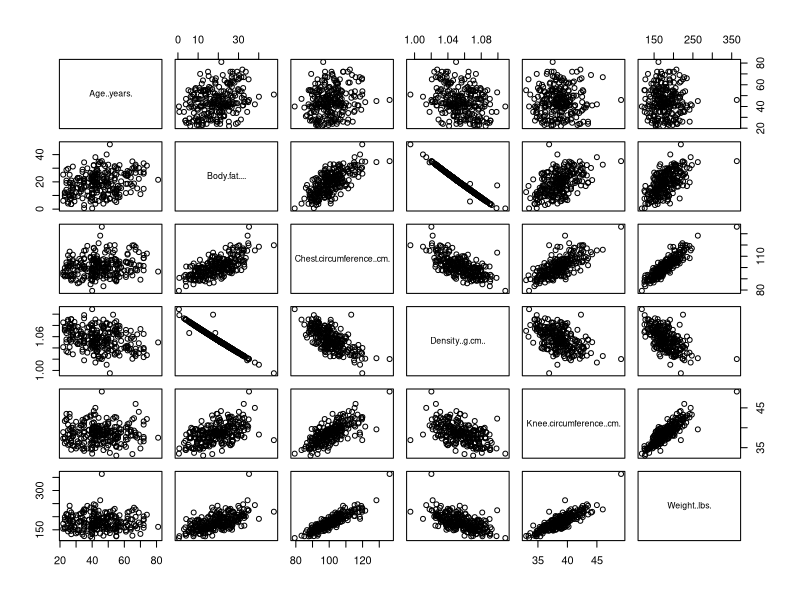
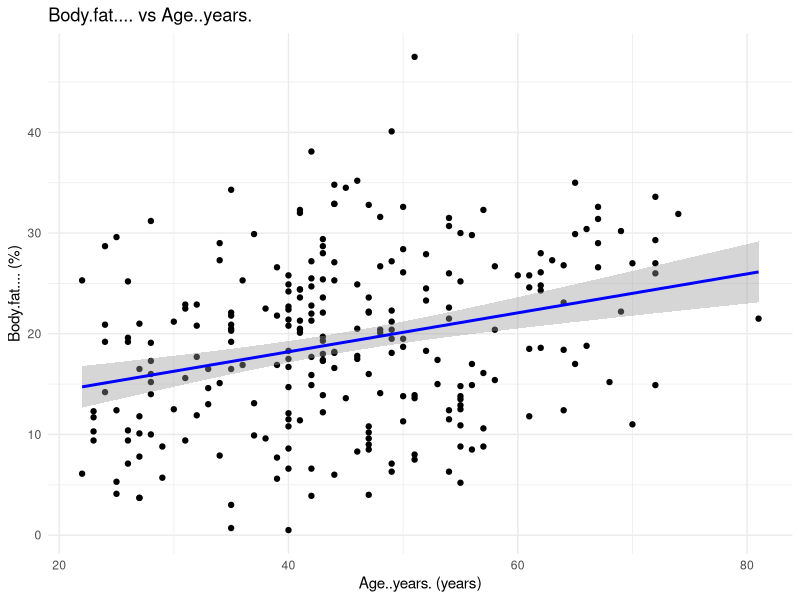
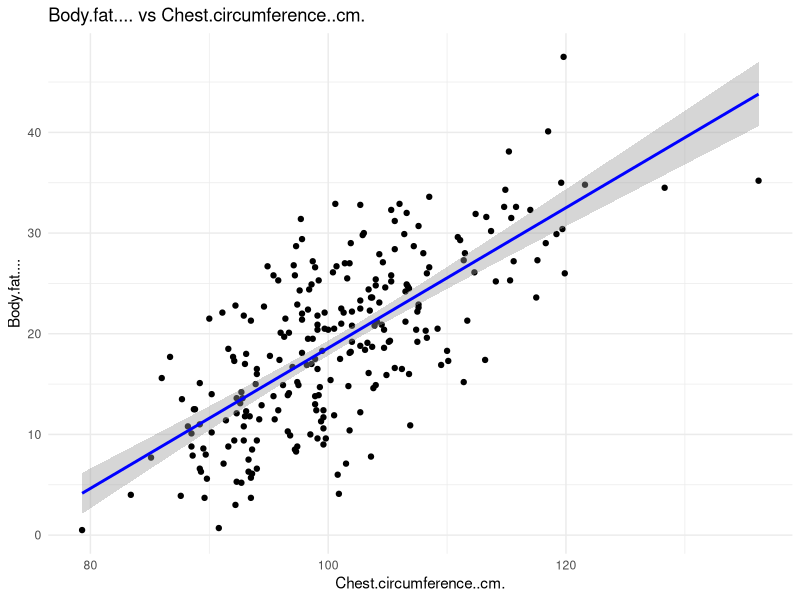
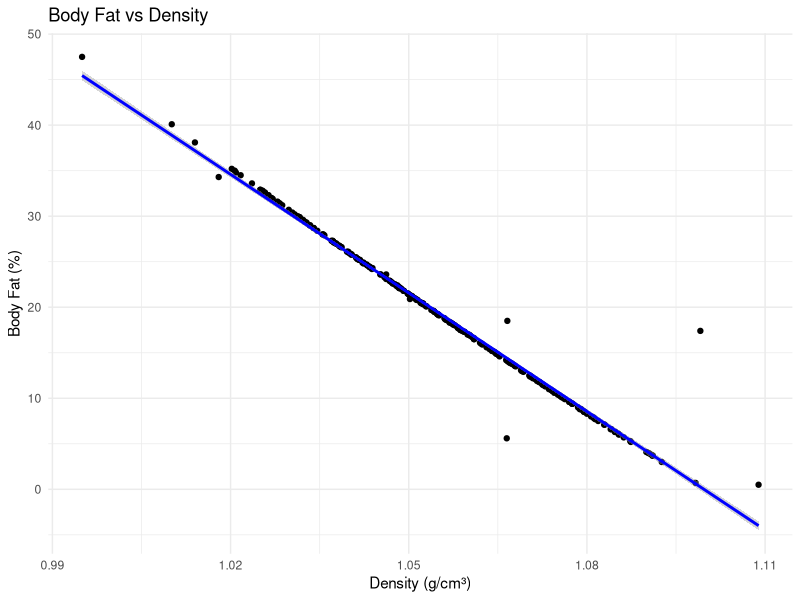
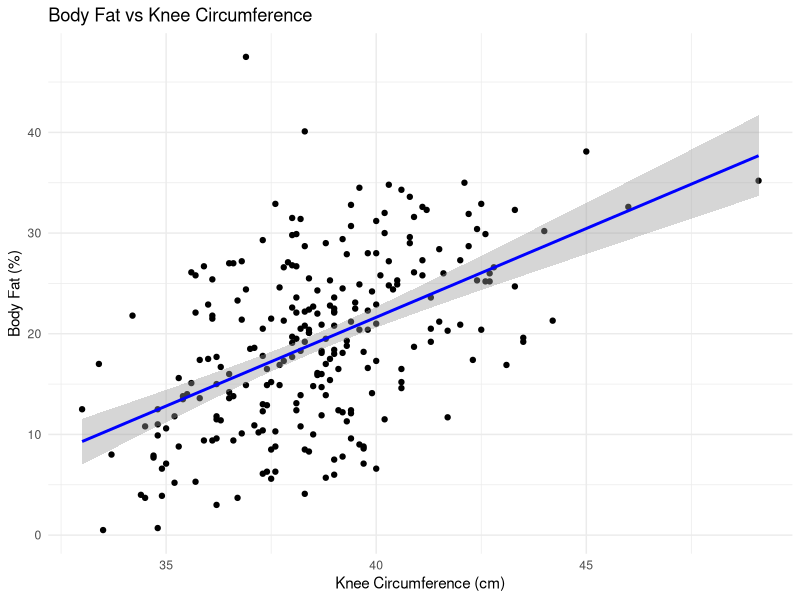
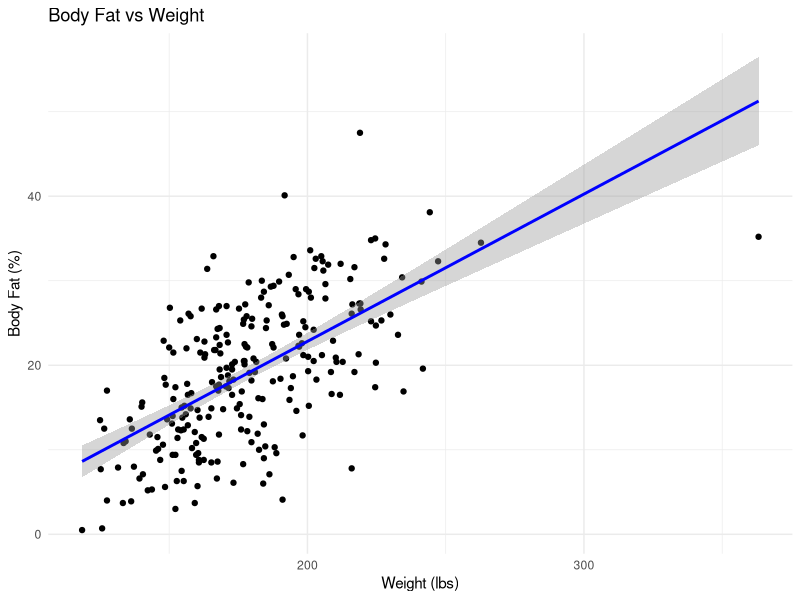
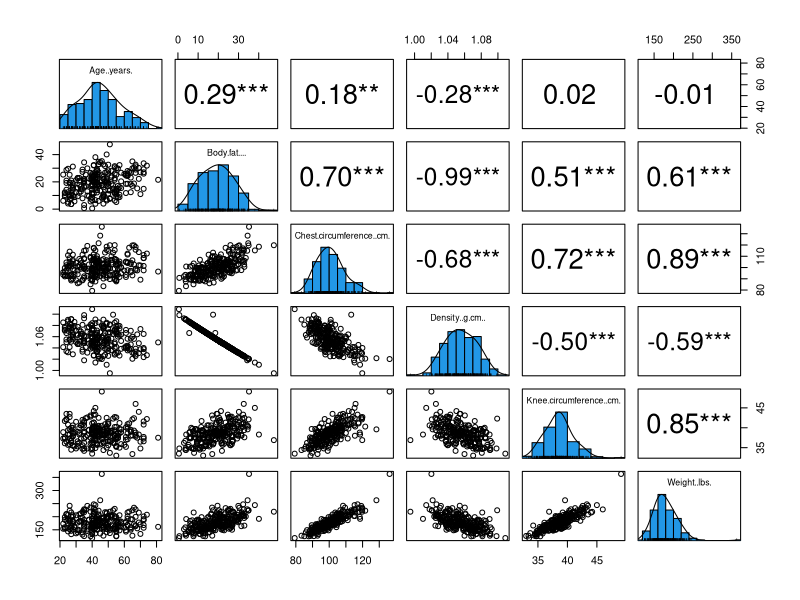
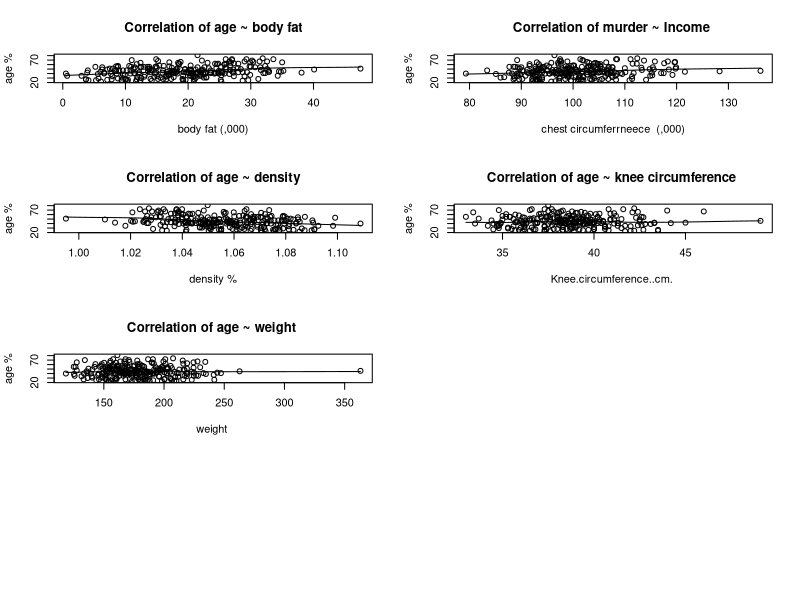

Here is the R script that generated these plots, in order:
library(ggplot2)
library(car)
library(MASS)
library(psych)


install.packages("dplyr")
library(dplyr)


setwd("C:/Users/abhil/OneDrive/Desktop/drivers/predictive-modelling")
data<-read.csv("Dataset_2024.csv")
print(data)
column_names<-names(data)
print(column_names)


pairs(data)

ggplot(data, aes(x = Age..years., y = Body.fat....)) +
  geom_point() +
  geom_smooth(method = "lm", col = "blue") +
  labs(title = "Body.fat.... vs Age..years.", x = "Age..years. (years)", y = "Body.fat.... (%)") +
  theme_minimal()

ggplot(data, aes(x = Chest.circumference..cm., y = Body.fat....)) +
  geom_point() +
  geom_smooth(method = "lm", col = "blue") +
  labs(title = "Body.fat.... vs Chest.circumference..cm.", x = "Chest.circumference..cm.", y = "Body.fat....") +
  theme_minimal()

ggplot(data, aes(x = Density..g.cm.., y = Body.fat....)) +
  geom_point() +
  geom_smooth(method = "lm", col = "blue") +
  labs(title = "Body Fat vs Density", x = "Density (g/cm³)", y = "Body Fat (%)") +
  theme_minimal()

ggplot(data, aes(x = Knee.circumference..cm., y = Body.fat....)) +
  geom_point() +
  geom_smooth(method = "lm", col = "blue") +
  labs(title = "Body Fat vs Knee Circumference", x = "Knee Circumference (cm)", y = "Body Fat (%)") +
  theme_minimal()

ggplot(data, aes(x = Weight..lbs., y = Body.fat....)) +
  geom_point() +
  geom_smooth(method = "lm", col = "blue") +
  labs(title = "Body Fat vs Weight", x = "Weight (lbs)", y = "Body Fat (%)") +
  theme_minimal()

windows(20,10)
pairs.panels(data,
             smooth = FALSE,      # If TRUE, draws loess smooths
             scale = FALSE,      # If TRUE, scales the correlation text font
             density = TRUE,     # If TRUE, adds density plots and histograms
             ellipses = FALSE,    # If TRUE, draws ellipses
             method = "pearson",# Correlation method (also "pearson" or "kendall")
             pch = 21,           # pch symbol
             lm = FALSE,         # If TRUE, plots linear fit rather than the LOESS (smoothed) fit
             cor = TRUE,         # If TRUE, reports correlations
             jiggle = FALSE,     # If TRUE, data points are jittered
             factor = 2,         # Jittering factor
             hist.col = 4,       # Histograms color
             stars = TRUE,       # If TRUE, adds significance level with stars
             ci = TRUE)        # If TRUE, adds confidence intervals


# Examine linearity in more detail using scatter plots



windows(20,12)
par(mfrow= c(4,2))

scatter.smooth(x = data$Body.fat....,
               y = data$Age..years.,
               xlab = "body fat (,000)",
               ylab = "age %", main = "Correlation of age ~ body fat")

scatter.smooth(x = data$Chest.circumference..cm. ,
               y = data$Age..years.,
               xlab = "chest circumferrneece  (,000)",
               ylab = "age %", main = "Correlation of murder ~ Income ")


scatter.smooth(x = data$Density..g.cm..,
               y = data$Age..years.,
               main = "Correlation of age ~ density",
               xlab = "density %",
               ylab = "age %")

scatter.smooth(x = data$Knee.circumference..cm.,
               y = data$Age..years.,
               main = "Correlation of age ~ knee circumference ",
               xlab = "Knee.circumference..cm. ",
               ylab = "age %")

scatter.smooth(x = data$Weight..lbs. ,
               y = data$Age..years.,
               main = "Correlation of age ~ weight ",
               xlab = "weight ",
               ylab = "age %")



# Examining correlation between age and Independent variables


cor(data)

attach(data)
# Examining the other variables
paste("Correlation for age and bodyfat: ", round(cor(Age..years., Body.fat....),2))
paste("Correlation for Age and Chest.circumference: ", round(cor(Age..years., Chest.circumference..cm.),2))
paste("Correlation for Age and density: ", round(cor(Age..years., Density..g.cm..),2))
paste("Correlation for Age and knee circumference: ", round(cor(Age..years., Knee.circumference..cm.),2))
paste("Correlation for Age and weight: ", round(cor(Age..years., Weight..lbs.),2))

# Check for outliers


windows(20,10)
par(mfrow = c(4, 2)) # divide graph area in 3 rows by 2 columns
attach(data)

boxplot(Age..years.,
        main = "Age..years.") # box plot for 'age'

boxplot(Body.fat....,
        main = "Body.fat....") # box plot for 'body fat'

boxplot(Chest.circumference..cm.,
        main = "Chest.circumference..cm.") # box plot for 'chest cirucmnfernce'

boxplot(Density..g.cm..,
        main = "Density..g.cm..") # box plot for 'densityy'


boxplot(Weight..lbs.,
        main = "Weight..lbs.") # box plot for 'weight'


correlation_matrix<-cor(data)
windows(20,16)
corPlot(correlation_matrix)

cor(data$Age..years.,data$Chest.circumference..cm.)
cor(data$Age..years.,data$Body.fat....)
cor(data$Age..years.,data$Weight..lbs.)


##Changing all columns to proper names.
colnames(data)[colnames(data) == "Age..years."] <- "Age (years)"
colnames(data)[colnames(data) == "Body.fat...."] <- "Body fat (%)"
colnames(data)[colnames(data) == "Chest.circumference..cm."] <- "Chest circumference (cm)"
colnames(data)[colnames(data) == "Density..g.cm.."] <- "Density (g/cm)"
colnames(data)[colnames(data) == "Knee.circumference..cm."] <- "Knee circumference (cm)"
colnames(data)[colnames(data) == "Weight..lbs."] <- "Weight (lbs)"


##Calculating min, median, mean and 3ed quartile.
summary(data$"Age (years)")
summary(data$"Body fat (%)")
summary(data$"Chest circumference (cm)")
summary(data$"Density (g/cm)")
summary(data$"Knee circumference (cm)")
summary(data$"Weight (lbs))")

## checking for the linearity of data
library(psych)
windows(20,10)

pairs.panels(data,
             smooth = FALSE,      # If TRUE, draws loess smooths
             scale = FALSE,      # If TRUE, scales the correlation text font
             density = TRUE,     # If TRUE, adds density plots and histograms
             ellipses = FALSE,    # If TRUE, draws ellipses
             method = "spearman",# Correlation method (also "pearson" or "kendall")
             pch = 21,           # pch symbol
             lm = FALSE,         # If TRUE, plots linear fit rather than the LOESS (smoothed) fit
             cor = TRUE,         # If TRUE, reports correlations
             jiggle = FALSE,     # If TRUE, data points are jittered
             factor = 2,         # Jittering factor
             hist.col = 4,       # Histograms color
             stars = TRUE,       # If TRUE, adds significance level with stars
             ci = TRUE)          # If TRUE, adds confidence intervals



# Skewness function to examine normality
# install.packages("e1071")
library(e1071)
windows(30,20)
par(mfrow = c(4,2)) # divide graph area into 1 row x 2 cols

# skewness of < -1 or > 1 = highly skewed
# -1 to -0.5 and 0.5 to 1 = moderately skewed
# Skewness of -0.5 to 0.5 = approx symetrical

print(data)
plot(density(data$`Age (years)`),
     main = "Density plot : Age",
     ylab = "Frequency", xlab = "Age",
     sub = paste("Skewness : ", round(e1071::skewness(data$"Age (years)"), 2)))
polygon(density(data$`Age (years)`), col = "red")


plot(density(data$"Body fat (%)"),
     main = "Density plot : bodyfat",
     ylab = "Frequency", xlab = "bodyfat",
     sub = paste("Skewness : ", round(e1071::skewness(data$"Body fat (%)"), 2)))
polygon(density(data$"Body fat (%)"), col = "red")

plot(density(data$"Chest circumference (cm)"),
     main = "Density plot : Chest circumference (cm)",
     ylab = "Frequency", xlab = "Chest circumference (cm)",
     sub = paste("Skewness : ", round(e1071::skewness(data$"Chest circumference (cm)"), 2)))
polygon(density(data$"Chest circumference (cm)"), col = "red")


plot(density(data$"Density (g/cm)"),
     main = "Density plot : Density (g/cm)",
     ylab = "Frequency", xlab = "Density (g/cm)",
     sub = paste("Skewness : ", round(e1071::skewness(data$"Density (g/cm)"), 2)))
polygon(density(data$"Density (g/cm)"), col = "red")


plot(density(data$"Knee circumference (cm)"),
     main = "Density plot : Knee circumference (cm)",
     ylab = "Frequency", xlab = "Knee circumference (cm)",
     sub = paste("Skewness : ", round(e1071::skewness(data$"Knee circumference (cm)"), 2)))
polygon(density(data$"Knee circumference (cm)"), col = "red")


plot(density(data$"Weight (lbs)"),
     main = "Density plot : Weight",
     ylab = "Frequency", xlab = "weight",
     sub = paste("Skewness : ", round(e1071::skewness(data$"Weight (lbs)"), 2)))
polygon(density(data$"Weight (lbs)"), col = "red")



# Minimal skewness = -0.11 - slightly skewed to the left. 
# NB a skewness value <-1 or >1 = highly skewed. 
# Skewness -1 to -.05 and 0.5 to 1 = moderately skewed. 
# And skewness -0.5 to 0.5 = approx symetric.

paste("Skewness for age : ", round(e1071::skewness(data$"Age (years)"), 2))
paste("Skewness for body fat : ", round(e1071::skewness(data$"Body fat (%)"), 2))
paste("Skewness for chest circumferncece : ", round(e1071::skewness(data$"Chest circumference (cm)"), 2))
paste("Skewness for density : ", round(e1071::skewness(data$"Density (g/cm)"), 2))
paste("Skewness for knee circumference : ", round(e1071::skewness(data$"Knee circumference (cm)"), 2))
paste("Skewness for weight : ", round(e1071::skewness(data$"Weight (lbs)"), 2))


initial_model <- lm(Body.fat.... ~ Age..years. + Chest.circumference..cm. + Density..g.cm.. + Knee.circumference..cm. + Weight..lbs., data = data)


summary(initial_model)

vif(initial_model)

final_model <- stepAIC(initial_model, direction = "both")
summary(final_model)



